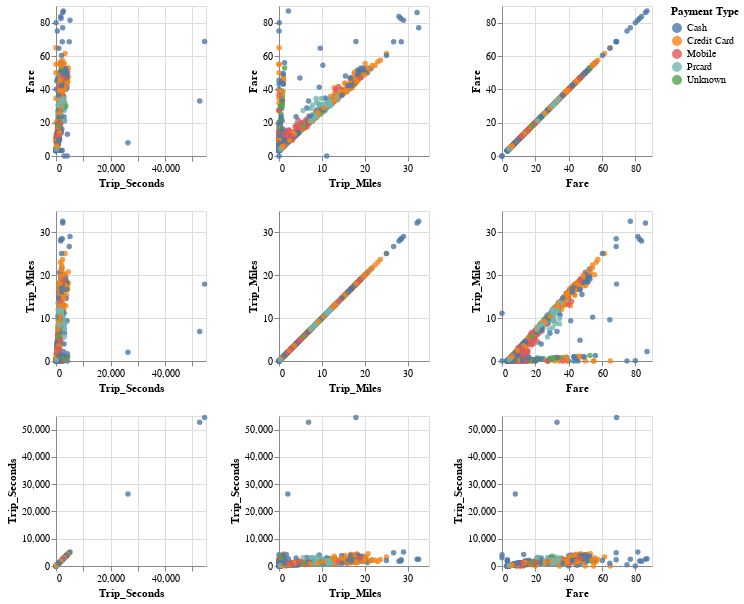

Write notebook code for a chart like this one.
### Markdown cell above
# Task 3:

### Code cell
brush = alt.selection_interval()

matrix = alt.Chart(gdf).mark_circle().add_params(brush).encode(
    alt.X(alt.repeat("column"), type='quantitative'),
    alt.Y(alt.repeat("row"), type='quantitative'),
    color=alt.condition(brush, 'Payment Type:N', alt.value('grey')),
    opacity=alt.condition(brush, alt.value(0.8), alt.value(0.1))
).properties(
    width=150,
    height=150
).repeat(
    row=['Fare', 'Trip_Miles', 'Trip_Seconds'],
    column=['Trip_Seconds', 'Trip_Miles', 'Fare']
)

matrix

### Figure 1 — Vega-Lite specification as saved in the notebook (floating-point values rounded to 4 significant figures; data arrays with more than 128 entries replaced by an {"elided": "..."} marker saying what was removed)
{"config": {"view": {"continuousWidth": 300, "continuousHeight": 300}}, "repeat": {"column": ["Trip_Seconds", "Trip_Miles", "Fare"], "row": ["Fare", "Trip_Miles", "Trip_Seconds"]}, "spec": {"data": {"name": "data-ab13a8225b2975f5d4309f0fc78c1079"}, "mark": {"type": "circle"}, "encoding": {"color": {"condition": {"param": "param_1", "field": "Payment Type", "type": "nominal"}, "value": "grey"}, "opacity": {"condition": {"param": "param_1", "value": 0.8}, "value": 0.1}, "x": {"field": {"repeat": "column"}, "type": "quantitative"}, "y": {"field": {"repeat": "row"}, "type": "quantitative"}}, "height": 150, "name": "view_1", "width": 150}, "params": [{"name": "param_1", "select": {"type": "interval"}, "views": ["view_1_child__row_Farecolumn_Trip_Seconds", "view_1_child__row_Farecolumn_Trip_Miles", "view_1_child__row_Farecolumn_Fare", "view_1_child__row_Trip_Milescolumn_Trip_Seconds", "view_1_child__row_Trip_Milescolumn_Trip_Miles", "view_1_child__row_Trip_Milescolumn_Fare", "view_1_child__row_Trip_Secondscolumn_Trip_Seconds", "view_1_child__row_Trip_Secondscolumn_Trip_Miles", "view_1_child__row_Trip_Secondscolumn_Fare"]}], "$schema": "https://vega.github.io/schema/vega-lite/v5.20.1.json", "datasets": {"data-ab13a8225b2975f5d4309f0fc78c1079": {"elided": "1000 records"}}}
